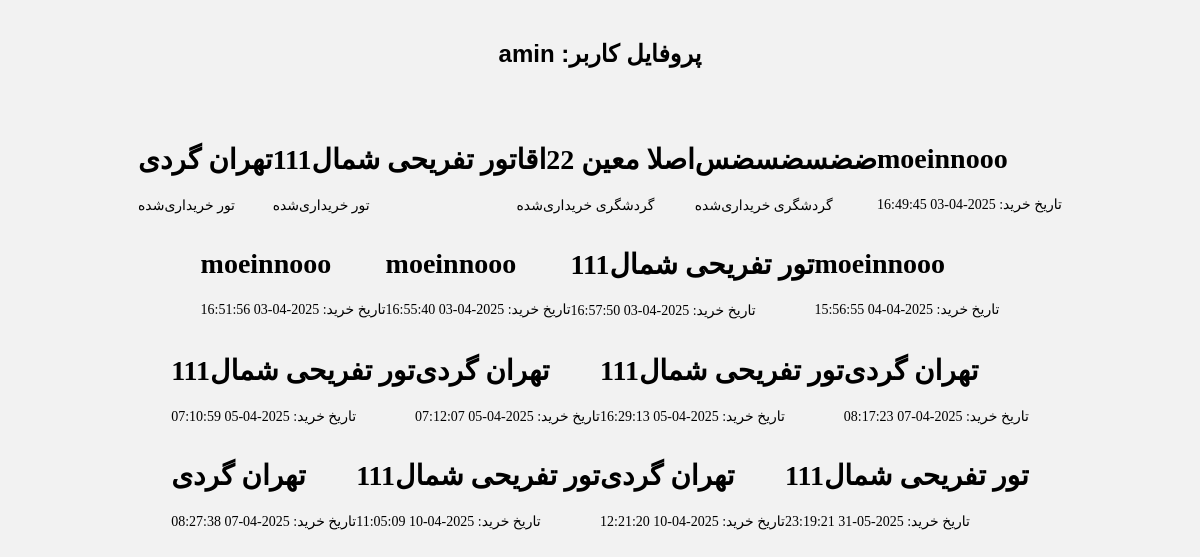
/tour/profile/ (signed in), run on the app's committed database.
### tour/models.py (models this page shows, shortened)
class tour(models.Model):
    title = models.CharField('Title', max_length=50, null=True, blank=True)
    idtour = models.IntegerField(null=True, blank=True)
    firstdistination = models.CharField(max_length=50, null=True, blank=True)
    lastDestination = models.CharField(max_length=50, null=True, blank=True)
    startdate = models.DateField(null=True, blank=True)
    finishdate = models.DateField(null=True, blank=True)
    capacity = models.IntegerField(default=20000, null=True, blank=True,
                                   validators=[MinValueValidator(0)])  # جلوگیری از اعداد منفی
    clas = models.ForeignKey(User, on_delete=models.CASCADE, null=True,
                             related_name='tour_clas')  # اضافه کردن related_name
    image = models.ImageField(upload_to='tourr/', null=True, blank=True)
    price = models.PositiveIntegerField('قیمت', default=1000)  # برای محاسبه هزینه
    TICKET_TYPES = [
        ('bus', 'اتوبوس'),
        ('train', 'قطار'),
    ]
    ticket_type = models.CharField(max_length=10, choices=TICKET_TYPES, default='bus')

class Purchase(models.Model):
    user = models.ForeignKey(User, on_delete=models.CASCADE, related_name='tour_purchases')  # اضافه کردن related_name
    tour = models.ForeignKey(tour, on_delete=models.CASCADE, related_name='tour_purchases')  # اضافه کردن related_name
    purchase_date = models.DateTimeField(auto_now_add=True)

### tourism/models.py (models this page shows, shortened)
class tourism(models.Model):
    title_tourism = models.CharField('Title', max_length=50, null=True, blank=True)
    description = models.CharField(max_length=50, null=True, blank=True)
    firstdistination_tourism = models.CharField(max_length=50, null=True, blank=True)
    lastDestination = models.CharField(max_length=50, null=True, blank=True)
    startdate_tourism = models.DateField(null=True, blank=True)
    capacity_tourism = models.IntegerField(default=20000, null=True, blank=True,
                                           validators=[MinValueValidator(0)])  # جلوگیری از اعداد منفی
    clas = models.ForeignKey(User, on_delete=models.CASCADE, null=True,
                             related_name='tourism_clas')  # اضافه کردن related_name
    image_tourism = models.ImageField(upload_to='tour/', null=True, blank=True)
    price_tourism = models.IntegerField(null=True, blank=True)
    TICKET_TYPES = [
        ('bus', 'اتوبوس'),
        ('train', 'قطار'),
    ]
    ticket_typetourism = models.CharField(max_length=10, choices=TICKET_TYPES, default='bus')

### tour/views.py (the view)
# urls.py: path('profile/', views.profile_view, name='profile_view'),  # URL برای پروفایل کاربر
@login_required(login_url='accounts/signup/')
def profile_view(request):
    user = request.user
    profile, created = Profile.objects.get_or_create(user=user)
    tours = profile.tours.all()
    tourisms = profile.tourisms.all()  # اضافه کردن گردشگری‌ها
    purchases = Purchase.objects.filter(user=user)
    available_tours = tour.objects.all()
    return render(request, 'tour/profile_view.html', {
        'user': user,
        'purchases': purchases,
        'available_tours': available_tours,
        'tours': tours,
        'tourisms': tourisms  # ارسال گردشگری‌ها به قالب
    })

### tour/templates/tour/profile_view.html (shortened to what this page needs)
<!DOCTYPE html>
<html lang="en">
<head>
</head>
<body>
    <h1 class="title">{{ user.username }} :پروفایل کاربر</h1>
    <div id="app" class="container">
        {% for tour_item in tours %}
        <card data-image="{{ tour_item.image.url }}">
            <h1 slot="header">{{ tour_item.title }}</h1>
            <p slot="content">تور خریداری‌شده</p>
        </card>
        {% endfor %}
        {% for tourism_item in tourisms %}
        <card data-image="{{ tourism_item.image.url }}">
            <h1 slot="header">{{ tourism_item.title_tourism }}</h1>
            <p slot="content">گردشگری خریداری‌شده</p>
        </card>
        {% endfor %}
        {% for purchase in purchases %}
        <card data-image="{{ purchase.tour.image.url }}">
            <h1 slot="header">{{ purchase.tour.title }}</h1>
            <p slot="content">تاریخ خرید: {{ purchase.purchase_date|date:"Y-m-d H:i:s" }}</p>
        </card>
        {% endfor %}
    </div>
</body>
</html>

### tour/templates/tour/profile_view.html (style rules this page uses)
:root { --hover-easing: cubic-bezier(0.23, 1, 0.32, 1); --return-easing: cubic-bezier(0.445, 0.05, 0.55, 0.95); }
body { margin: 40px 0; font-family: "Raleway"; font-size: 14px; font-weight: 500; background-color: rgba(225, 225, 225, 0.421); -webkit-font-smoothing: antialiased; }
.title { font-family: "DM Sans", sans-serif; font-size: 24px; font-weight: 700; color: black; text-align: center; }
p { line-height: 1.5em; }
h1 + p, p + p { margin-top: 10px; }
.container { padding: 40px 80px; display: flex; flex-wrap: wrap; justify-content: center; }

### data on the page
tour: title "تهران گردی"
tour: title "تور تفریحی شمال111"
tourism: title_tourism "اصلا معین 22اقا"
tourism: title_tourism "ضضسضسضس"
Purchase: tour "moeinnooo", purchase_date "2025-04-03 16:49:45"
Purchase: tour "moeinnooo", purchase_date "2025-04-03 16:51:56"
Purchase: tour "moeinnooo", purchase_date "2025-04-03 16:55:40"
Purchase: tour "تور تفریحی شمال111", purchase_date "2025-04-03 16:57:50"
Purchase: tour "moeinnooo", purchase_date "2025-04-04 15:56:55"
Purchase: tour "تور تفریحی شمال111", purchase_date "2025-04-05 07:10:59"
Purchase: tour "تهران گردی", purchase_date "2025-04-05 07:12:07"
Purchase: tour "تور تفریحی شمال111", purchase_date "2025-04-05 16:29:13"
Purchase: tour "تهران گردی", purchase_date "2025-04-07 08:17:23"
Purchase: tour "تهران گردی", purchase_date "2025-04-07 08:27:38"
Purchase: tour "تور تفریحی شمال111", purchase_date "2025-04-10 11:05:09"
Purchase: tour "تهران گردی", purchase_date "2025-04-10 12:21:20"
Purchase: tour "تور تفریحی شمال111", purchase_date "2025-05-31 23:19:21"

### other printed values
{{ user.username }} "amin"
